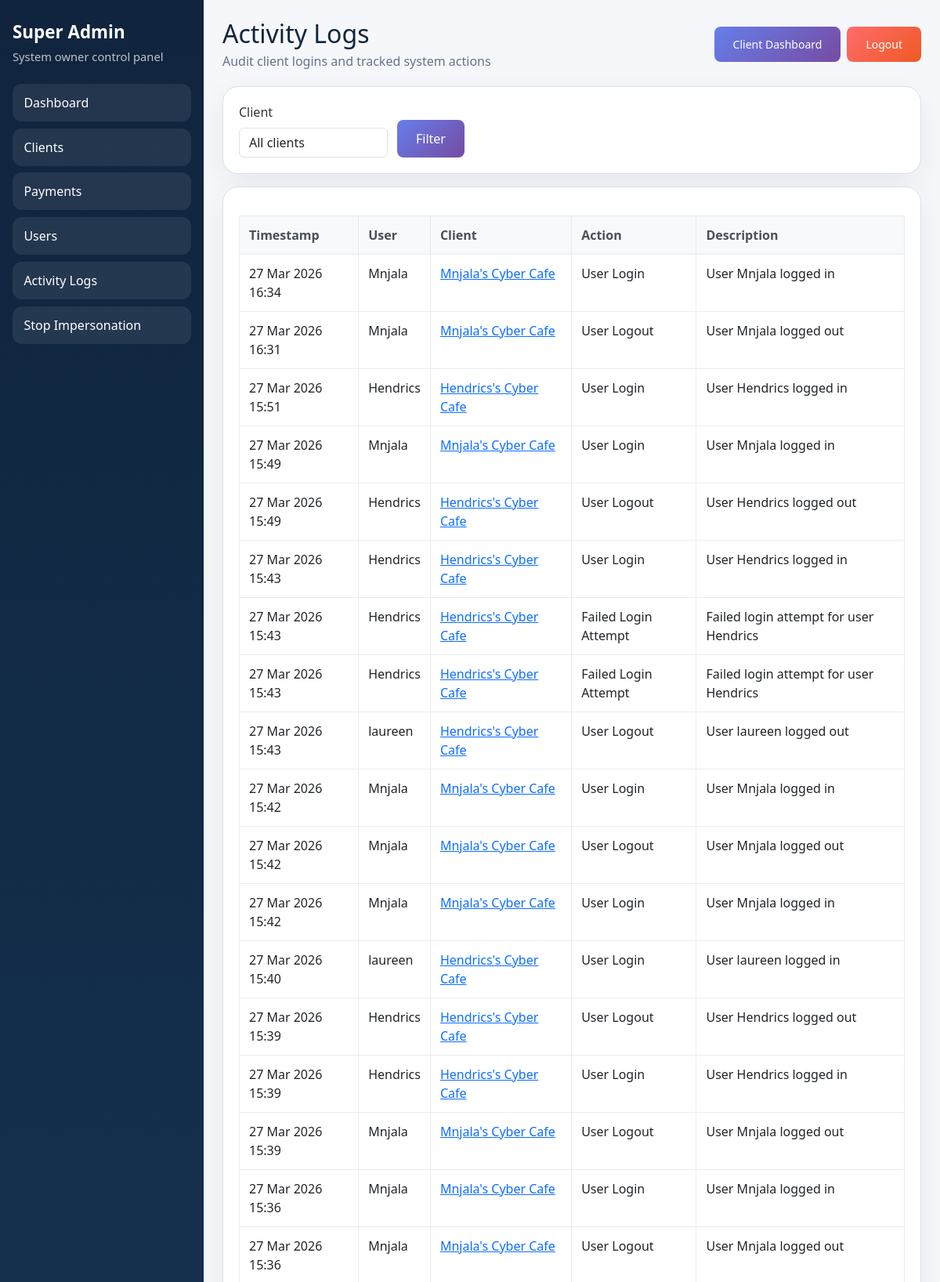
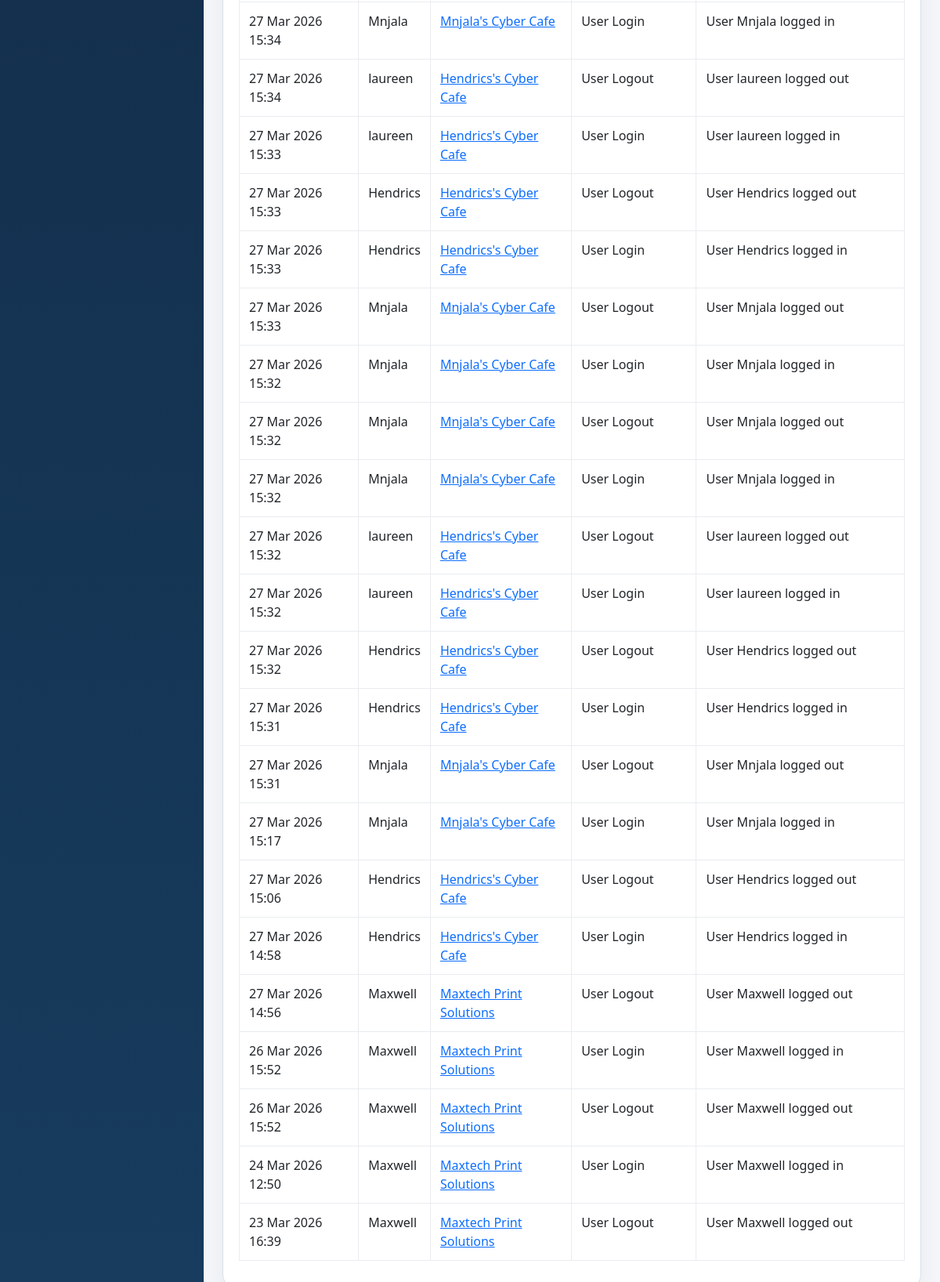
/super-admin/activity/ (signed in), run on an earlier commit of the app's database (2 pictures, top to bottom).
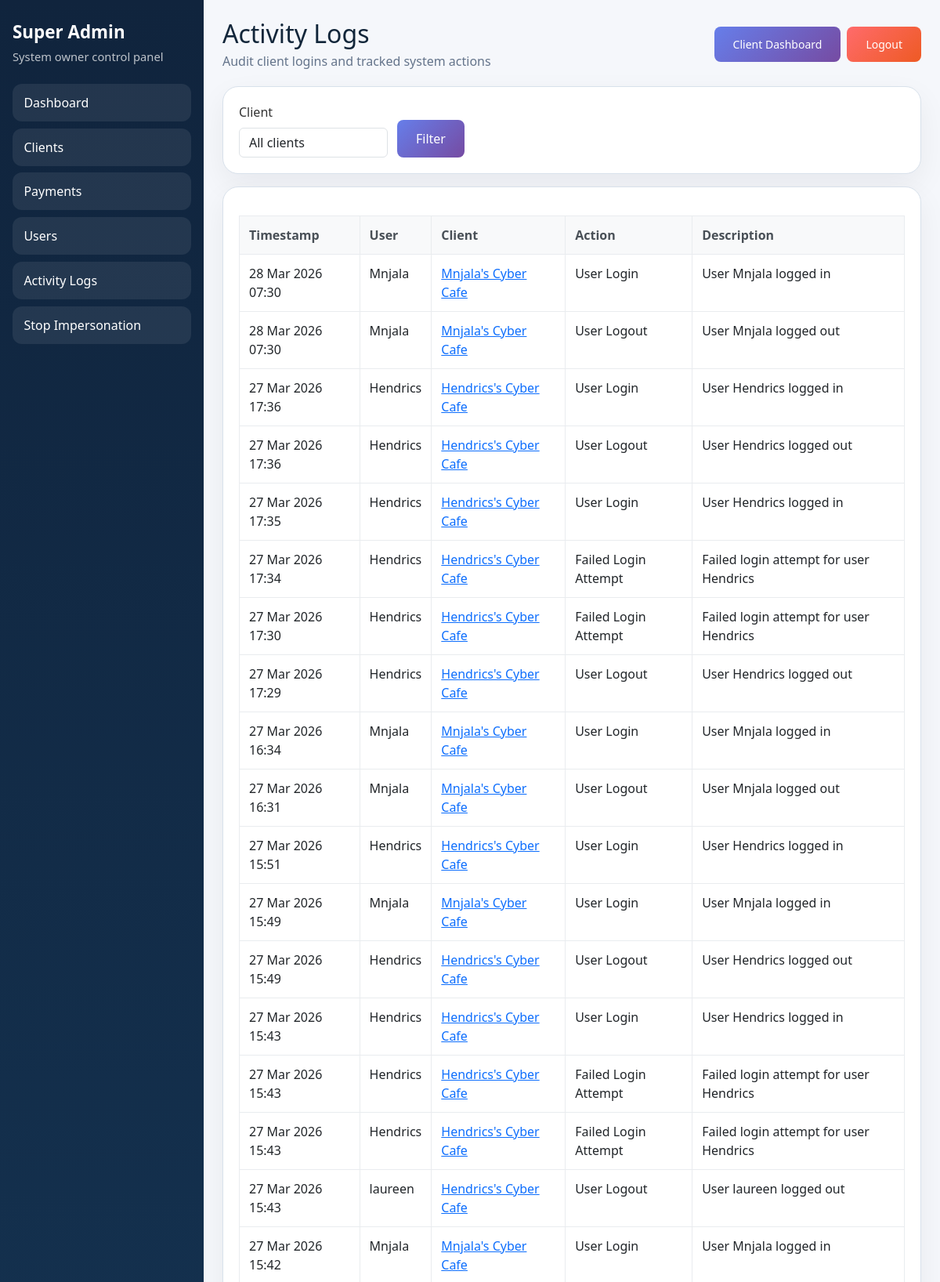
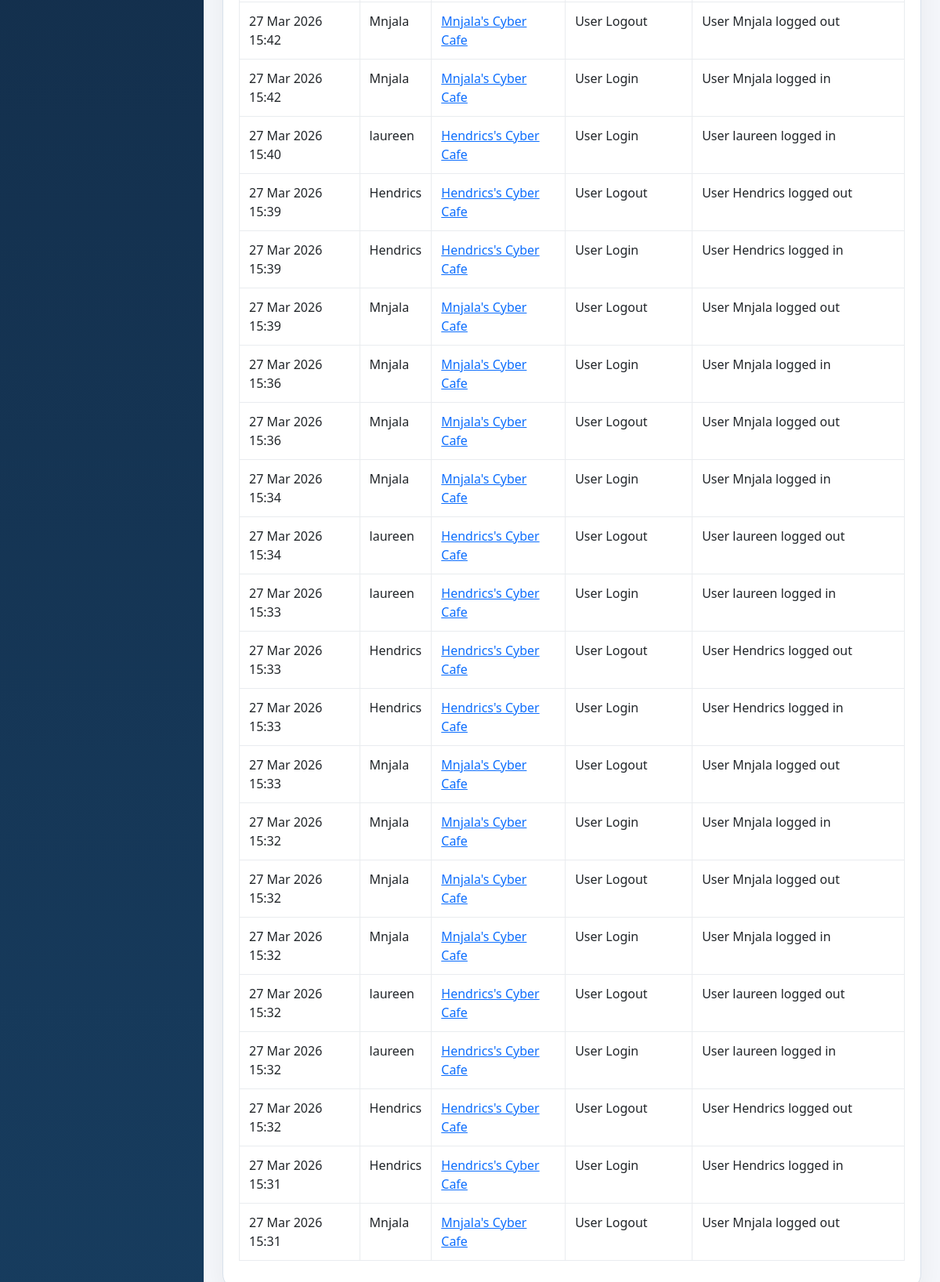
And on a later commit of the database (2 pictures, top to bottom).
### core/auth_security.py (models this page shows, shortened)
class ActivityLog(models.Model):
    ACTION_CHOICES = [
        ('login', 'User Login'),
        ('logout', 'User Logout'),
        ('create', 'Create Record'),
        ('update', 'Update Record'),
        ('delete', 'Delete Record'),
        ('view', 'View Record'),
        ('export', 'Export Data'),
        ('backup', 'Database Backup'),
        ('restore', 'Database Restore'),
        ('failed_login', 'Failed Login Attempt'),
    ]
    user = models.ForeignKey(
        User,
        on_delete=models.SET_NULL,
        null=True,
        blank=True,
        related_name='activity_logs'
    )
    action = models.CharField(max_length=20, choices=ACTION_CHOICES)
    description = models.TextField(help_text="Description of the activity")
    ip_address = models.GenericIPAddressField(null=True, blank=True)
    user_agent = models.TextField(blank=True, help_text="Browser user agent")
    business = models.ForeignKey(
        'BusinessProfile',
        on_delete=models.SET_NULL,
        null=True,
        blank=True
    )
    related_object_type = models.CharField(
        max_length=50,
        blank=True,
        help_text="Type of related object (e.g., 'Client', 'Transaction')"
    )
    related_object_id = models.PositiveIntegerField(
        null=True,
        blank=True,
        help_text="ID of related object"
    )
    timestamp = models.DateTimeField(default=django_timezone.now)
    class Meta:
        verbose_name = "Activity Log"
        verbose_name_plural = "Activity Logs"
        ordering = ['-timestamp']
        indexes = [
            models.Index(fields=['user', 'timestamp']),
            models.Index(fields=['action', 'timestamp']),
            models.Index(fields=['business', 'timestamp']),
        ]

### core/models.py (models this page shows, shortened)
class BusinessProfile(models.Model):
    APPROVAL_PENDING = 'pending'
    APPROVAL_APPROVED = 'approved'
    APPROVAL_REJECTED = 'rejected'
    APPROVAL_STATUS_CHOICES = [
        (APPROVAL_PENDING, 'Pending Approval'),
        (APPROVAL_APPROVED, 'Approved'),
        (APPROVAL_REJECTED, 'Rejected'),
    ]
    owner = models.OneToOneField(
        settings.AUTH_USER_MODEL,
        on_delete=models.CASCADE,
        related_name='business_profile',
        blank=True,
        null=True,
    )
    name = models.CharField("Business Name", max_length=255)
    owner_name = models.CharField("Owner Name", max_length=255)
    phone = models.CharField("Phone", max_length=50)
    email = models.EmailField("Email", blank=True, null=True)
    location = models.TextField("Location")
    logo = models.ImageField("Logo", upload_to="logos/", blank=True, null=True)
    subscription_start_date = models.DateField("Subscription Start Date", blank=True, null=True)
    subscription_end_date = models.DateField("Subscription End Date", blank=True, null=True)
    is_active = models.BooleanField("Active", default=True)
    approval_status = models.CharField("Approval Status", max_length=20, choices=APPROVAL_STATUS_CHOICES, default=APPROVAL_APPROVED)
    date_created = models.DateTimeField("Date Created", default=timezone.now)
    class Meta:
        verbose_name = "Business Profile"
        verbose_name_plural = "Business Profiles"

### core/super_admin.py (the view)
# urls.py: path('super-admin/activity/', super_admin.SuperAdminActivityLogListView.as_view(), name='super_admin_activity_list'),
class SuperAdminActivityLogListView(SuperAdminRequiredMixin, ListView):
    model = ActivityLog
    template_name = 'core/super_admin/activity_list.html'
    context_object_name = 'logs'
    paginate_by = 40
    def get_queryset(self):
        queryset = ActivityLog.objects.select_related('user', 'business')
        business_id = self.request.GET.get('business')
        if business_id:
            queryset = queryset.filter(business_id=business_id)
        return queryset
    def get_context_data(self, **kwargs):
        context = super().get_context_data(**kwargs)
        context['businesses'] = _client_businesses_queryset().order_by('name')
        context['selected_business'] = self.request.GET.get('business', '')
        return context

### core/context_processors.py (called while the page is built)
def app_permissions(request):
    user = getattr(request, 'user', None)
    return {
        'app_role': get_user_role(user) if user and user.is_authenticated else None,
        'can_backup_restore': can_backup_restore(user) if user and user.is_authenticated else False,
        'can_manage_business': can_manage_business(user) if user and user.is_authenticated else False,
        'can_manage_records': can_manage_records(user) if user and user.is_authenticated else False,
        'can_view_reports': can_view_reports(user) if user and user.is_authenticated else False,
    }

### core/permissions.py (called while the page is built)
def get_user_role(user):
    if not user or not user.is_authenticated:
        return None
    business = get_user_business(user)
    if business.owner_id == user.id:
        return 'admin'
    profile = _get_profile(user)
    if profile and getattr(profile, 'business_id', None) == business.id:
        return profile.role
    return 'staff'

def can_backup_restore(user):
    return get_user_role(user) == 'admin'

def can_manage_business(user):
    return get_user_role(user) == 'admin'

def can_manage_records(user):
    return get_user_role(user) in {'admin', 'staff'}

### templates/core/super_admin/activity_list.html (shortened to what this page needs)
{% extends 'core/super_admin/base.html' %}
{% block page_title %}Activity Logs{% endblock %}
{% block page_subtitle %}Audit client logins and tracked system actions{% endblock %}
{% block content %}
<div class="sa-card" style="margin-bottom:1rem;">
    <form method="get" style="display:flex; gap:0.75rem; flex-wrap:wrap; align-items:end;">
        <div>
            <label class="form-label">Client</label>
            <select name="business" class="form-control">
                <option value="">All clients</option>
            </select>
        </div>
        <div><button type="submit" class="btn btn-primary">Filter</button></div>
    </form>
</div>
<div class="sa-card">
    <div class="table-responsive">
        <table class="table">
            <thead>
                <tr>
                    <th>Timestamp</th>
                    <th>User</th>
                    <th>Client</th>
                    <th>Action</th>
                    <th>Description</th>
                </tr>
            </thead>
            <tbody>
                {% for log in logs %}
                    <tr>
                        <td>{{ log.timestamp|date:"d M Y H:i" }}</td>
                        <td>{% if log.user %}{{ log.user.username }}{% else %}Anonymous{% endif %}</td>
                        <td>{% if log.business %}<a href="{% url 'super_admin_client_detail' log.business.pk %}">{{ log.business.name }}</a>{% else %}-{% endif %}</td>
                        <td>{{ log.get_action_display }}</td>
                        <td>{{ log.description }}</td>
                    </tr>
                {% empty %}
                    <tr><td colspan="5">No activity logs found.</td></tr>
                {% endfor %}
            </tbody>
        </table>
    </div>
</div>
{% endblock %}

What changed in the data, as far as the page shows it:
no longer on this page (row unchanged): ActivityLog: timestamp "27 Mar 2026 15:17", user.username "Mnjala", business.name "Mnjala's Cyber Cafe", action "User Login", description "User Mnjala logged in"
no longer on this page (row unchanged): ActivityLog: timestamp "27 Mar 2026 15:06", user.username "Hendrics", business.name "Hendrics's Cyber Cafe", action "User Logout", description "User Hendrics logged out"
no longer on this page (row unchanged): ActivityLog: timestamp "27 Mar 2026 14:58", user.username "Hendrics", business.name "Hendrics's Cyber Cafe", action "User Login", description "User Hendrics logged in"
no longer on this page (row unchanged): ActivityLog: timestamp "27 Mar 2026 14:56", user.username "Maxwell", business.name "Maxtech Print Solutions", action "User Logout", description "User Maxwell logged out"
no longer on this page (row unchanged): ActivityLog: timestamp "26 Mar 2026 15:52", user.username "Maxwell", business.name "Maxtech Print Solutions", action "User Login", description "User Maxwell logged in"
no longer on this page (row unchanged): ActivityLog: timestamp "26 Mar 2026 15:52", user.username "Maxwell", business.name "Maxtech Print Solutions", action "User Logout", description "User Maxwell logged out"
no longer on this page (row unchanged): ActivityLog: timestamp "24 Mar 2026 12:50", user.username "Maxwell", business.name "Maxtech Print Solutions", action "User Login", description "User Maxwell logged in"
no longer on this page (row unchanged): ActivityLog: timestamp "23 Mar 2026 16:39", user.username "Maxwell", business.name "Maxtech Print Solutions", action "User Logout", description "User Maxwell logged out"
added ActivityLog: timestamp "28 Mar 2026 07:30", user.username "Mnjala", business.name "Mnjala's Cyber Cafe", action "User Login", description "User Mnjala logged in"
added ActivityLog: timestamp "28 Mar 2026 07:30", user.username "Mnjala", business.name "Mnjala's Cyber Cafe", action "User Logout", description "User Mnjala logged out"
added ActivityLog: timestamp "27 Mar 2026 17:36", user.username "Hendrics", business.name "Hendrics's Cyber Cafe", action "User Login", description "User Hendrics logged in"
added ActivityLog: timestamp "27 Mar 2026 17:36", user.username "Hendrics", business.name "Hendrics's Cyber Cafe", action "User Logout", description "User Hendrics logged out"
added ActivityLog: timestamp "27 Mar 2026 17:35", user.username "Hendrics", business.name "Hendrics's Cyber Cafe", action "User Login", description "User Hendrics logged in"
added ActivityLog: timestamp "27 Mar 2026 17:34", user.username "Hendrics", business.name "Hendrics's Cyber Cafe", action "Failed Login Attempt", description "Failed login attempt for user Hendrics"
added ActivityLog: timestamp "27 Mar 2026 17:30", user.username "Hendrics", business.name "Hendrics's Cyber Cafe", action "Failed Login Attempt", description "Failed login attempt for user Hendrics"
added ActivityLog: timestamp "27 Mar 2026 17:29", user.username "Hendrics", business.name "Hendrics's Cyber Cafe", action "User Logout", description "User Hendrics logged out"
